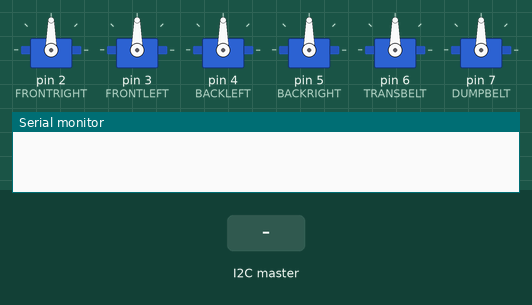
Simulated run of this sketch. Board: Arduino Uno, built with avr-gcc and run on an emulated ATmega328P. Shown: 6 × servo, the last lines printed to the serial monitor. The test bench sets the inputs (shaded band).

Above: at 1.2 s.
1.3 s: the I2C master sends the byte 1
At 1.7 s:
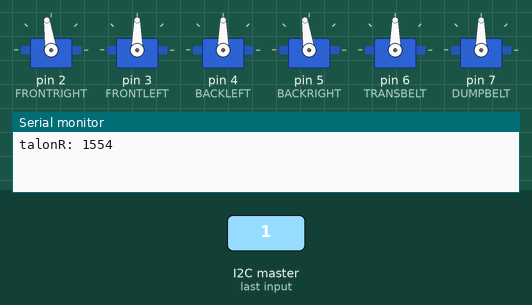
2.8 s: the I2C master sends the byte 2
At 4.0 s:
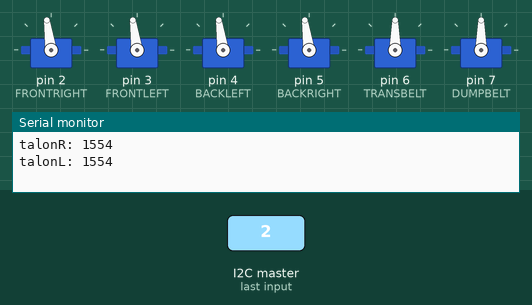
Timing chart, 0 to 5.8 s (numbered marks = the images above; inputs shaded):
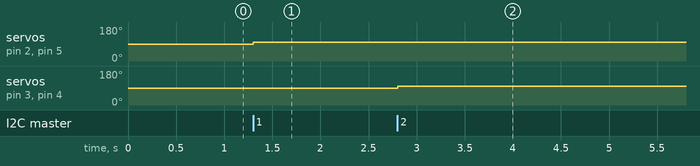

The sketch:

TeensySlave2.ino
```cpp
/* This teensy controlls the tank drive based upon the input
 * from the joysticks on the xbox controller
 * The trigger also controlls the dump and translating belt
 */

#include<Arduino.h>
#include<Wire.h>
#include<Servo.h>
#include<SpeedyStepper.h>

#define FRONTRIGHT 2
#define FRONTLEFT 3
#define BACKLEFT 4
#define BACKRIGHT 5
#define TRANSBELT 6
#define DUMPBELT 7
#define MOTOR_STEP_PIN 9
#define MOTOR_DIRECTION_PIN 10
#define PAYLOAD_SIZE 11
#define NODE_ADDRESS 0x51   // Change this unique address for each I2C slave node

// Talon front right and back right
Servo talonFR;
Servo talonBR;

// Talon front left and back left
Servo talonFL;
Servo talonBL;

// Dump belts
Servo transBelt;
Servo dumpBelt;

SpeedyStepper stepper;

int transBeltval = 90;
int dumpBeltval = 90;

int talonValueR = 90;
int talonValueL = 90;

int stepperValue;

char returnData[4];

void setup()
{
  talonFR.attach(FRONTRIGHT);
  talonFL.attach(FRONTLEFT);
  talonBL.attach(BACKLEFT);
  talonBR.attach(BACKRIGHT);

  transBelt.attach(TRANSBELT);
  dumpBelt.attach(DUMPBELT);
  stepper.connectToPins(MOTOR_STEP_PIN, MOTOR_DIRECTION_PIN);

  Wire.begin(NODE_ADDRESS);  // Activate I2C network
  //Wire.setSDA(18);
  //Wire.setSCL(19);
  Wire.setClock(100000);
  Serial.begin(115200);
  Wire.onReceive(receiveEvent);
  Wire.onRequest(requestEvent); // Request attention of master node
}

void loop()
{
  //3 lines take up all the time in the loop, just the nature of sending data unless I find some eeprom exploit
  stepper.setSpeedInStepsPerSecond(100);
  stepper.setAccelerationInStepsPerSecondPerSecond(100);
  stepper.moveRelativeInSteps(stepperValue);

  talonFR.write(talonValueR);
  talonBR.write(talonValueR);

  talonFL.write(talonValueL);
  talonBL.write(talonValueL);

  transBelt.write(transBeltval);
  dumpBelt.write(dumpBeltval);


  /*
  if(Wire.available() == 0){
    talonFR.write(90);
    talonBR.write(90);

    talonFL.write(90);
    talonBL.write(90);

    transBelt.write(90);
    dumpBelt.write(90);

    Serial.println("Master not detected");
  }
  */

  //Serial.printlnz("test");
}

void receiveEvent(int howmany) //howmany = Wire.write()executed by Master
{
  /*
   * ID integer on incomingData[0]
   * [1-3] actual integer data
   */


  byte incomingData[5];
  int intData;
  int digitsPlace = 1;
  for (int i = 0; i < howmany; i++)
  {
    incomingData[i] = Wire.read();

  }

  for (int i = 0; i < howmany; i++) {
    returnData[i] = incomingData[i];
  }
  returnData[3] = '\0';

  for (int i = 3; i > 0; i--) {
    intData += (digitsPlace*incomingData[i]);
    digitsPlace *= 10;
  }

  //Serial.println(intData);

  //Belt translation
  if(incomingData[0] == 3){
    transBeltval = intData; //convert readString into a number
    dumpBeltval = intData/2 + 45;
    Serial.print("trans belt: "); //so you can see the integer
    Serial.println(transBeltval); //so you can see the integer
    Serial.print("dump belt: ");
    Serial.println(dumpBeltval);
  }


  //Talons right side drive motors
  if(incomingData[0] == 1){
    talonValueR = intData; //convert readString into a number
    Serial.print("talonR: "); //so you can see the integer
    Serial.println(talonValueR); //so you can see the integer
  }

  //Talons left side drive motors
  if(incomingData[0] == 2){
    talonValueL = intData; //convert readString into a number
    Serial.print("talonL: "); //so you can see the integer
    Serial.println(talonValueL); //so you can see the integer
  }


}

void requestEvent()
{
  Wire.write(returnData, PAYLOAD_SIZE);
  Serial.println(returnData);
}
```

Measured:
- after the input at 1.3 s, servo on pin 2 (FRONTRIGHT), servo on pin 5 (BACKRIGHT): 90° → 98° at once
- after the input at 2.8 s, servo on pin 3 (FRONTLEFT), servo on pin 4 (BACKLEFT): 90° → 98° at once
